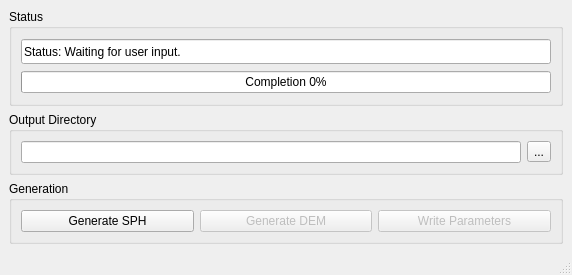
<?xml version="1.0" encoding="UTF-8"?>
<ui version="4.0">
 <class>MainWindow</class>
 <widget class="QMainWindow" name="MainWindow">
  <property name="geometry">
   <rect>
    <x>0</x>
    <y>0</y>
    <width>572</width>
    <height>275</height>
   </rect>
  </property>
  <property name="sizePolicy">
   <sizepolicy hsizetype="Expanding" vsizetype="Minimum">
    <horstretch>0</horstretch>
    <verstretch>0</verstretch>
   </sizepolicy>
  </property>
  <property name="minimumSize">
   <size>
    <width>0</width>
    <height>0</height>
   </size>
  </property>
  <property name="windowTitle">
   <string>MainWindow</string>
  </property>
  <widget class="QWidget" name="centralwidget">
   <property name="sizePolicy">
    <sizepolicy hsizetype="Expanding" vsizetype="MinimumExpanding">
     <horstretch>0</horstretch>
     <verstretch>0</verstretch>
    </sizepolicy>
   </property>
   <property name="minimumSize">
    <size>
     <width>0</width>
     <height>0</height>
    </size>
   </property>
   <layout class="QGridLayout" name="gridLayout_5">
    <item row="0" column="0">
     <widget class="QGroupBox" name="groupBox">
      <property name="title">
       <string>Status</string>
      </property>
      <layout class="QGridLayout" name="gridLayout">
       <item row="0" column="0">
        <widget class="QLineEdit" name="statusWindow">
         <property name="enabled">
          <bool>true</bool>
         </property>
         <property name="sizePolicy">
          <sizepolicy hsizetype="Expanding" vsizetype="MinimumExpanding">
           <horstretch>0</horstretch>
           <verstretch>0</verstretch>
          </sizepolicy>
         </property>
         <property name="minimumSize">
          <size>
           <width>0</width>
           <height>25</height>
          </size>
         </property>
         <property name="maximumSize">
          <size>
           <width>16777215</width>
           <height>25</height>
          </size>
         </property>
         <property name="cursor">
          <cursorShape>BlankCursor</cursorShape>
         </property>
         <property name="text">
          <string>Status: Waiting for user input.</string>
         </property>
         <property name="frame">
          <bool>true</bool>
         </property>
         <property name="readOnly">
          <bool>true</bool>
         </property>
        </widget>
       </item>
       <item row="1" column="0">
        <widget class="QProgressBar" name="progressBar">
         <property name="sizePolicy">
          <sizepolicy hsizetype="Expanding" vsizetype="Fixed">
           <horstretch>0</horstretch>
           <verstretch>0</verstretch>
          </sizepolicy>
         </property>
         <property name="minimumSize">
          <size>
           <width>0</width>
           <height>20</height>
          </size>
         </property>
         <property name="value">
          <number>0</number>
         </property>
         <property name="textVisible">
          <bool>true</bool>
         </property>
         <property name="format">
          <string>Completion %p%</string>
         </property>
        </widget>
       </item>
      </layout>
     </widget>
    </item>
    <item row="1" column="0">
     <widget class="QGroupBox" name="groupBox_2">
      <property name="title">
       <string>Output Directory</string>
      </property>
      <layout class="QGridLayout" name="gridLayout_2">
       <item row="0" column="0">
        <layout class="QHBoxLayout" name="horizontalLayout_2">
         <item>
          <widget class="QLineEdit" name="outputDir">
           <property name="enabled">
            <bool>true</bool>
           </property>
           <property name="readOnly">
            <bool>false</bool>
           </property>
          </widget>
         </item>
         <item>
          <widget class="QToolButton" name="readDirButton">
           <property name="enabled">
            <bool>true</bool>
           </property>
           <property name="text">
            <string notr="true">...</string>
           </property>
          </widget>
         </item>
        </layout>
       </item>
      </layout>
     </widget>
    </item>
    <item row="2" column="0">
     <widget class="QGroupBox" name="groupBox_3">
      <property name="title">
       <string>Generation</string>
      </property>
      <layout class="QGridLayout" name="gridLayout_4">
       <item row="0" column="0">
        <layout class="QGridLayout" name="gridLayout_3">
         <item row="0" column="2">
          <widget class="QPushButton" name="writePara">
           <property name="enabled">
            <bool>false</bool>
           </property>
           <property name="sizePolicy">
            <sizepolicy hsizetype="Preferred" vsizetype="Fixed">
             <horstretch>0</horstretch>
             <verstretch>0</verstretch>
            </sizepolicy>
           </property>
           <property name="minimumSize">
            <size>
             <width>100</width>
             <height>20</height>
            </size>
           </property>
           <property name="text">
            <string>Write Parameters</string>
           </property>
           <property name="autoDefault">
            <bool>false</bool>
           </property>
          </widget>
         </item>
         <item row="0" column="0">
          <widget class="QPushButton" name="generateSPH">
           <property name="sizePolicy">
            <sizepolicy hsizetype="Preferred" vsizetype="Fixed">
             <horstretch>0</horstretch>
             <verstretch>0</verstretch>
            </sizepolicy>
           </property>
           <property name="minimumSize">
            <size>
             <width>100</width>
             <height>20</height>
            </size>
           </property>
           <property name="text">
            <string>Generate SPH</string>
           </property>
           <property name="autoDefault">
            <bool>false</bool>
           </property>
          </widget>
         </item>
         <item row="0" column="1">
          <widget class="QPushButton" name="generateDEM">
           <property name="enabled">
            <bool>false</bool>
           </property>
           <property name="sizePolicy">
            <sizepolicy hsizetype="Preferred" vsizetype="Fixed">
             <horstretch>0</horstretch>
             <verstretch>0</verstretch>
            </sizepolicy>
           </property>
           <property name="minimumSize">
            <size>
             <width>100</width>
             <height>20</height>
            </size>
           </property>
           <property name="text">
            <string>Generate DEM</string>
           </property>
           <property name="autoDefault">
            <bool>false</bool>
           </property>
          </widget>
         </item>
        </layout>
       </item>
      </layout>
     </widget>
    </item>
   </layout>
  </widget>
  <widget class="QMenuBar" name="menubar">
   <property name="geometry">
    <rect>
     <x>0</x>
     <y>0</y>
     <width>572</width>
     <height>21</height>
    </rect>
   </property>
  </widget>
  <widget class="QStatusBar" name="statusbar"/>
 </widget>
 <resources/>
 <connections/>
</ui>
